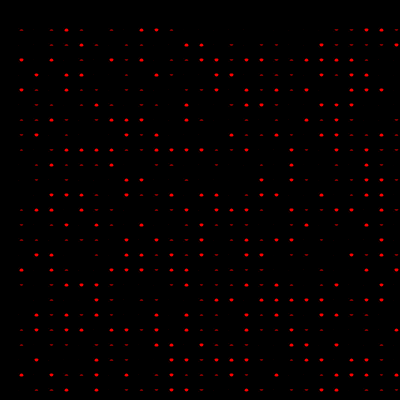
Frame 1 (no input)
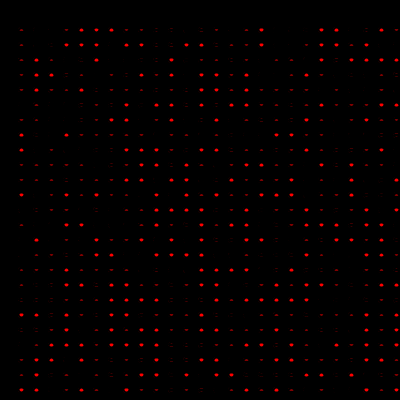
Frame 60 (the mouse pressed at the canvas centre just before this capture)
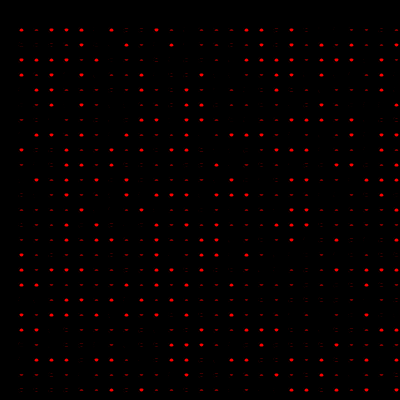
Frame 120 (the mouse held since frame 60 and released just before this capture)

The Processing sketch that drew these frames (run headless with seeded random() and noise(); from frame 60 on, the mouse is pressed at the canvas centre):

// Processing sketch: processing_91979
// ── processing_91979.pde

//Creative Computing
//Fervido Frias
//March 5, 2013.

void setup() {
  background(0);
  size(400, 400);
  smooth();
  strokeWeight(2);
}

void draw() {
  translate(-69, -150);
  for (float i = 30; i < width-30; i += 5) {
    for (float e = 60; e <= height-88; e += 5) { 
      fill(423, 0, 0);
      ellipse(i*3, e*3, 6, random(6));
    }
  }
}
